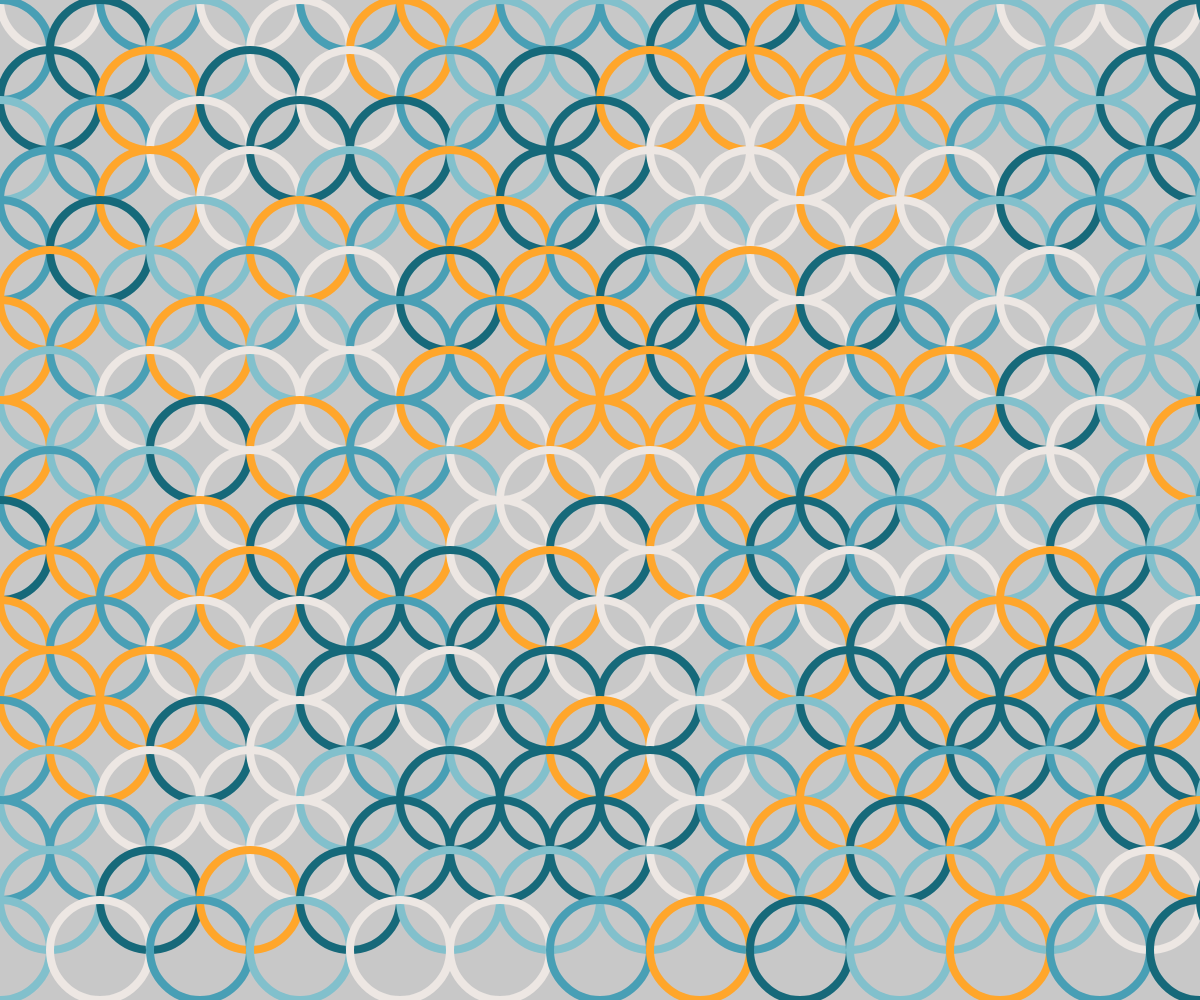
Frame 1 (no input)
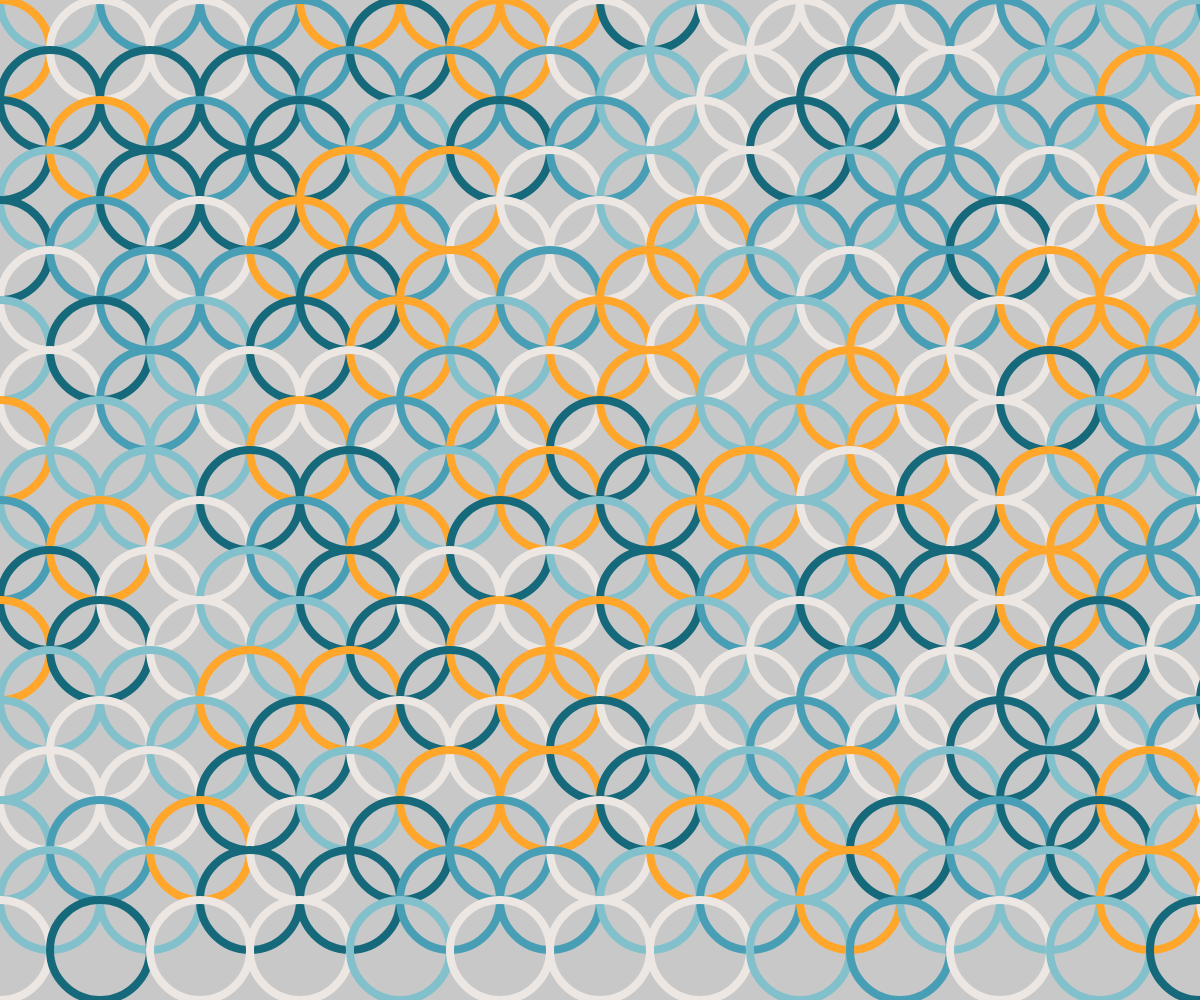
Frame 2 (the mouse pressed at the canvas centre, redrawn once)

The p5.js sketch that drew these frames (run headless with seeded random() and noise() and a simulated clock; the mouse was pressed at the canvas centre and the sketch redrawn once):

// p5.js sketch
// ── sketch.js
"use strict";
//==========
// p5.js

function setup(){
	createCanvas(windowWidth, windowHeight);
	noLoop();
}

function draw(){
	
	let colors = [];
	colors.push(color(22, 105, 122));
	colors.push(color(72, 159, 181));
	colors.push(color(130, 192, 204));
	colors.push(color(237, 231, 227));
	colors.push(color(255, 166, 43));

	background(200);
	noFill();

	let l = colors.length;
	let s = 100;

	for(let a=0; a<20; a++){
		for(let b=0; b<20; b++){
			let rdm = random(l);
			let index = floor(rdm);
			let c = colors[index];
			stroke(c);
			strokeWeight(8);
			let x = b * s;
			let y = a * s / 2;
			let odd = a % 2;
			if(odd == 0){
				x += s / 2;
			}
			circle(x, y, 100);
		}
	}
}
